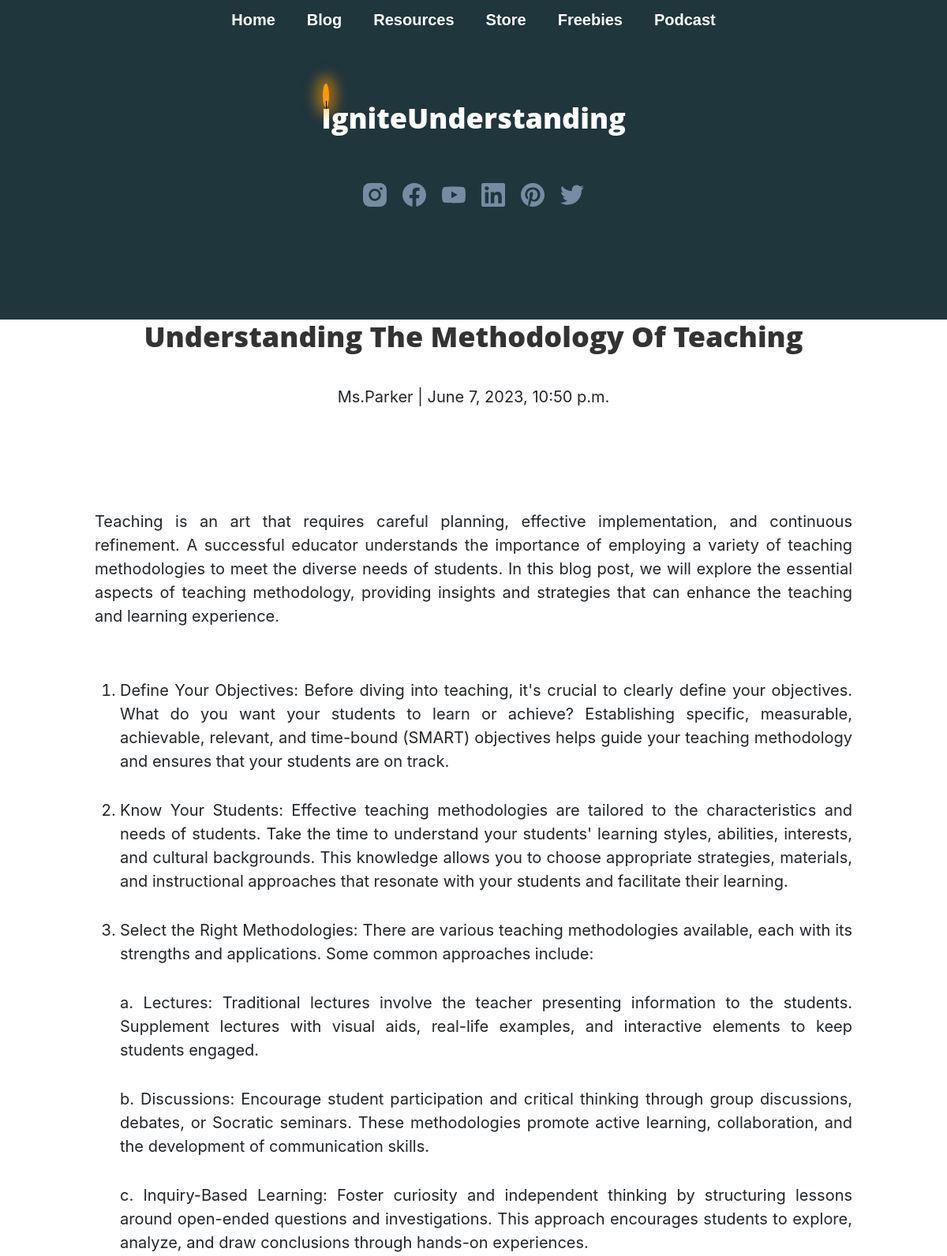
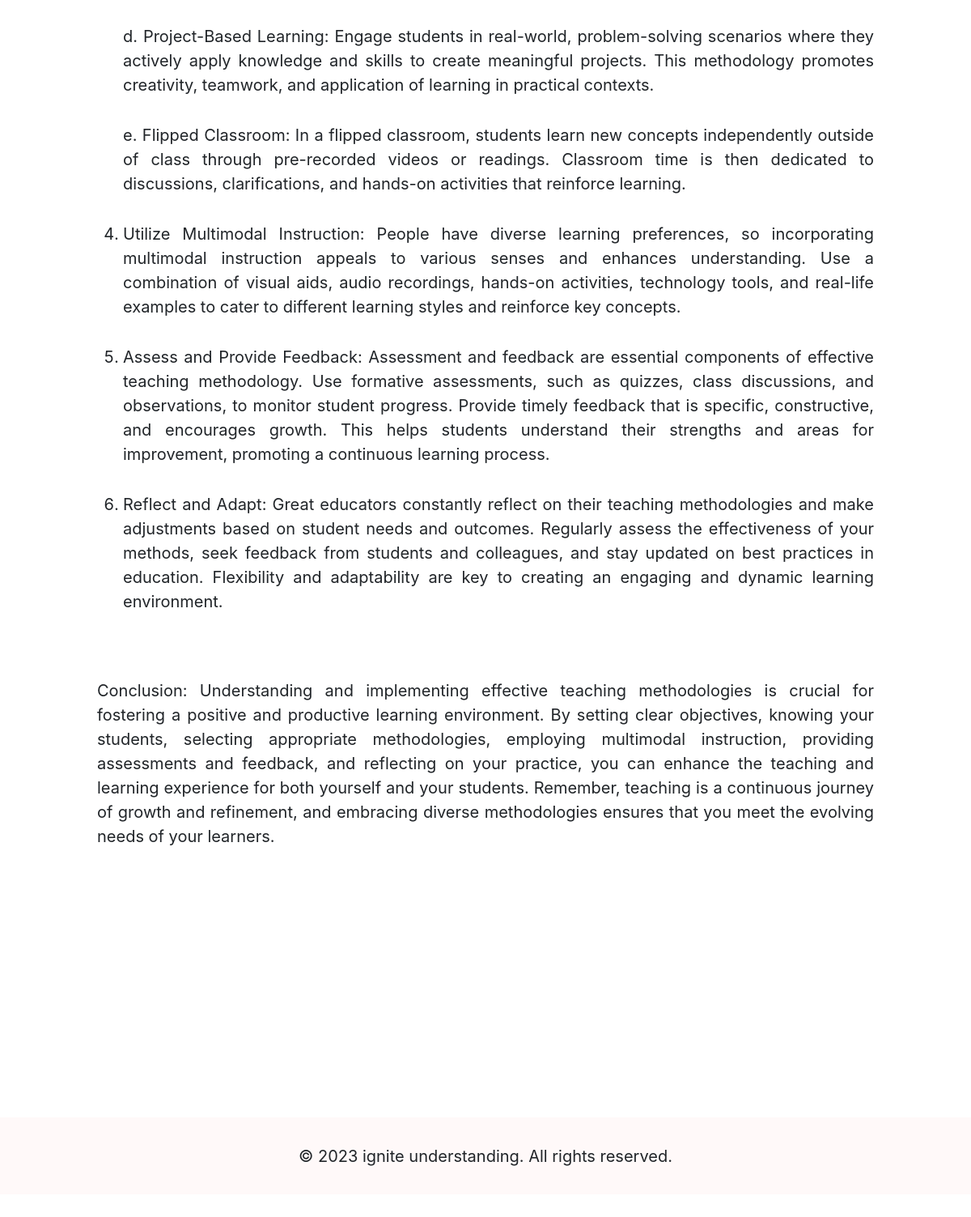
/post/blog6/, run on the app's committed database (2 pictures, top to bottom).
### App/models.py (models this page shows, shortened)
class Post(models.Model):
    CATEGORY_CHOICES = (
        ('Technology', 'Technology'),
        ('Lifestyle', 'Lifestyle'),
        ('Travel', 'Travel'),
        ('Food', 'Food'),
     )
    title=models.CharField(max_length=200,unique=True)
    slug=models.SlugField(max_length=200,unique=True)
    author=models.ForeignKey(User,on_delete=models.CASCADE,related_name='blog_posts')
    created_on=models.DateTimeField(auto_now_add=True)
    updated_on=models.DateTimeField(auto_now=True)
    content=RichTextField(blank=True,null=True)
    status=models.IntegerField(choices=STATUS,default=0)
    thumbnail_url = models.URLField()
    category = models.CharField(max_length=20, choices=CATEGORY_CHOICES)
    class Meta:
        ordering=['-created_on']

### App/views.py (the view)
# urls.py: path('post/<slug:slug>/',views.DetailView.as_view(),name="post_detail"),
class DetailView(generic.DetailView):
    model=Post
    template_name='post_detail.html'

### App/templates/post_detail.html (shortened to what this page needs)
{% extends 'base.html' %}
{% block content %}
<div class="blog_detail">
        <h1>{% block title %} {{ object.title }} {% endblock title %}</h1>
        <p>{{ post.author }} | {{ post.created_on }}</p>
        <p >{{ object.content | safe }}</p>
      </div>
{% endblock content %}

### App/templates/base.html (style rules this page uses)
body { margin: 0; padding: 0; }
h1 { font-size: 36px; color: #333333; margin-top: 0; }

### App/templates/post_detail.html (style rules this page uses)
.blog_detail { display: flex; flex-direction: column; align-items: center; justify-content: center; text-align: justify; margin-left: auto; margin-right: auto; margin-top: auto; max-width: 960px; }

### data on the page
Post: title "Understanding The Methodology Of Teaching", author "Ms.Parker", created_on "June 7, 2023, 10:50 p.m.", content "Teaching is an art that requires careful planning, effective implementation, and continuous refinement. A successful educator understands the importance of employing a variety of teaching methodologies to meet the diverse needs of students. In this blog post, we will explore the essential aspects of teaching methodology, providing insights and strategies that can enhance the teaching and learning experience. Define Your Objectives: Before diving into teaching, it's crucial to clearly define your objectives. What do you want your students to learn or achieve? Establishing specific, measurable, achievable, relevant, and time-bound (SMART) objectives helps guide your teaching methodology and…"
